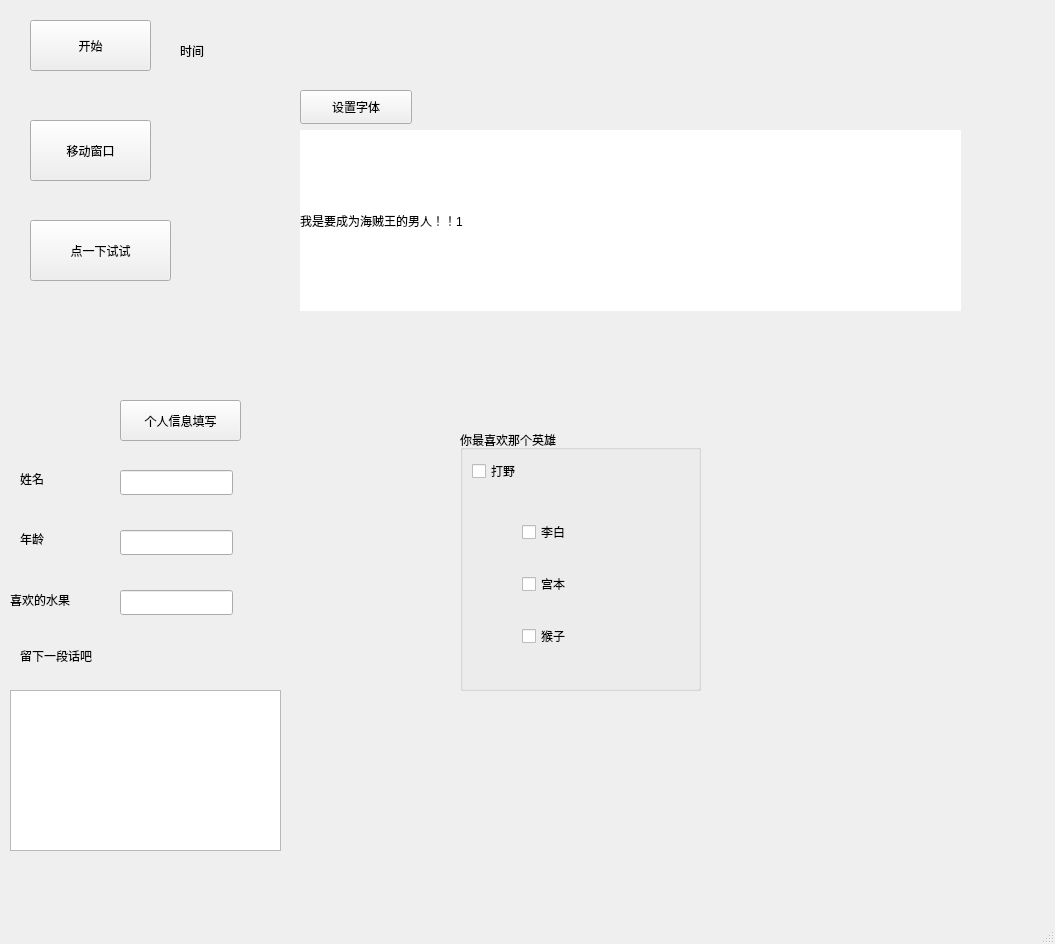
<?xml version="1.0" encoding="UTF-8"?>
<ui version="4.0">
 <class>MainWindow</class>
 <widget class="QMainWindow" name="MainWindow">
  <property name="geometry">
   <rect>
    <x>0</x>
    <y>0</y>
    <width>1055</width>
    <height>944</height>
   </rect>
  </property>
  <property name="windowTitle">
   <string>MainWindow</string>
  </property>
  <property name="styleSheet">
   <string notr="true"/>
  </property>
  <widget class="QWidget" name="centralwidget">
   <widget class="QPushButton" name="begin">
    <property name="geometry">
     <rect>
      <x>30</x>
      <y>20</y>
      <width>121</width>
      <height>51</height>
     </rect>
    </property>
    <property name="text">
     <string>开始</string>
    </property>
   </widget>
   <widget class="QLabel" name="curTime">
    <property name="geometry">
     <rect>
      <x>180</x>
      <y>20</y>
      <width>431</width>
      <height>61</height>
     </rect>
    </property>
    <property name="text">
     <string>时间</string>
    </property>
   </widget>
   <widget class="QPushButton" name="pushButton">
    <property name="geometry">
     <rect>
      <x>30</x>
      <y>120</y>
      <width>121</width>
      <height>61</height>
     </rect>
    </property>
    <property name="text">
     <string>移动窗口</string>
    </property>
   </widget>
   <widget class="QPushButton" name="pushButton_2">
    <property name="geometry">
     <rect>
      <x>30</x>
      <y>220</y>
      <width>141</width>
      <height>61</height>
     </rect>
    </property>
    <property name="text">
     <string>点一下试试</string>
    </property>
   </widget>
   <widget class="QLabel" name="label">
    <property name="geometry">
     <rect>
      <x>300</x>
      <y>130</y>
      <width>661</width>
      <height>181</height>
     </rect>
    </property>
    <property name="styleSheet">
     <string notr="true">background-color: rgb(255, 255, 255);</string>
    </property>
    <property name="text">
     <string>我是要成为海贼王的男人！！1</string>
    </property>
   </widget>
   <widget class="QPushButton" name="pushButton_3">
    <property name="geometry">
     <rect>
      <x>300</x>
      <y>90</y>
      <width>112</width>
      <height>34</height>
     </rect>
    </property>
    <property name="text">
     <string>设置字体</string>
    </property>
   </widget>
   <widget class="QLineEdit" name="lineEdit">
    <property name="geometry">
     <rect>
      <x>120</x>
      <y>470</y>
      <width>113</width>
      <height>25</height>
     </rect>
    </property>
   </widget>
   <widget class="QLineEdit" name="lineEdit_2">
    <property name="geometry">
     <rect>
      <x>120</x>
      <y>530</y>
      <width>113</width>
      <height>25</height>
     </rect>
    </property>
   </widget>
   <widget class="QLineEdit" name="lineEdit_3">
    <property name="geometry">
     <rect>
      <x>120</x>
      <y>590</y>
      <width>113</width>
      <height>25</height>
     </rect>
    </property>
   </widget>
   <widget class="QPushButton" name="pushButton_4">
    <property name="geometry">
     <rect>
      <x>120</x>
      <y>400</y>
      <width>121</width>
      <height>41</height>
     </rect>
    </property>
    <property name="text">
     <string>个人信息填写</string>
    </property>
   </widget>
   <widget class="QLabel" name="label_2">
    <property name="geometry">
     <rect>
      <x>20</x>
      <y>470</y>
      <width>81</width>
      <height>18</height>
     </rect>
    </property>
    <property name="text">
     <string>姓名</string>
    </property>
   </widget>
   <widget class="QLabel" name="label_3">
    <property name="geometry">
     <rect>
      <x>20</x>
      <y>530</y>
      <width>81</width>
      <height>18</height>
     </rect>
    </property>
    <property name="text">
     <string>年龄</string>
    </property>
   </widget>
   <widget class="QLabel" name="label_4">
    <property name="geometry">
     <rect>
      <x>10</x>
      <y>590</y>
      <width>101</width>
      <height>20</height>
     </rect>
    </property>
    <property name="text">
     <string>喜欢的水果</string>
    </property>
   </widget>
   <widget class="QTextEdit" name="textEdit">
    <property name="geometry">
     <rect>
      <x>10</x>
      <y>690</y>
      <width>271</width>
      <height>161</height>
     </rect>
    </property>
   </widget>
   <widget class="QLabel" name="label_5">
    <property name="geometry">
     <rect>
      <x>20</x>
      <y>620</y>
      <width>131</width>
      <height>71</height>
     </rect>
    </property>
    <property name="text">
     <string>留下一段话吧</string>
    </property>
   </widget>
   <widget class="QGroupBox" name="groupBox">
    <property name="geometry">
     <rect>
      <x>460</x>
      <y>430</y>
      <width>241</width>
      <height>261</height>
     </rect>
    </property>
    <property name="title">
     <string>你最喜欢那个英雄</string>
    </property>
    <layout class="QVBoxLayout" name="verticalLayout_2">
     <item>
      <widget class="QCheckBox" name="daye">
       <property name="text">
        <string>打野</string>
       </property>
      </widget>
     </item>
     <item>
      <widget class="QWidget" name="widget" native="true">
       <layout class="QVBoxLayout" name="verticalLayout">
        <property name="leftMargin">
         <number>50</number>
        </property>
        <item>
         <widget class="QCheckBox" name="libai">
          <property name="text">
           <string>李白</string>
          </property>
         </widget>
        </item>
        <item>
         <widget class="QCheckBox" name="gongben">
          <property name="text">
           <string>宫本</string>
          </property>
         </widget>
        </item>
        <item>
         <widget class="QCheckBox" name="houzi">
          <property name="text">
           <string>猴子</string>
          </property>
         </widget>
        </item>
       </layout>
      </widget>
     </item>
    </layout>
   </widget>
  </widget>
  <widget class="QMenuBar" name="menubar">
   <property name="geometry">
    <rect>
     <x>0</x>
     <y>0</y>
     <width>1055</width>
     <height>29</height>
    </rect>
   </property>
  </widget>
  <widget class="QStatusBar" name="statusbar"/>
 </widget>
 <resources/>
 <connections/>
</ui>
